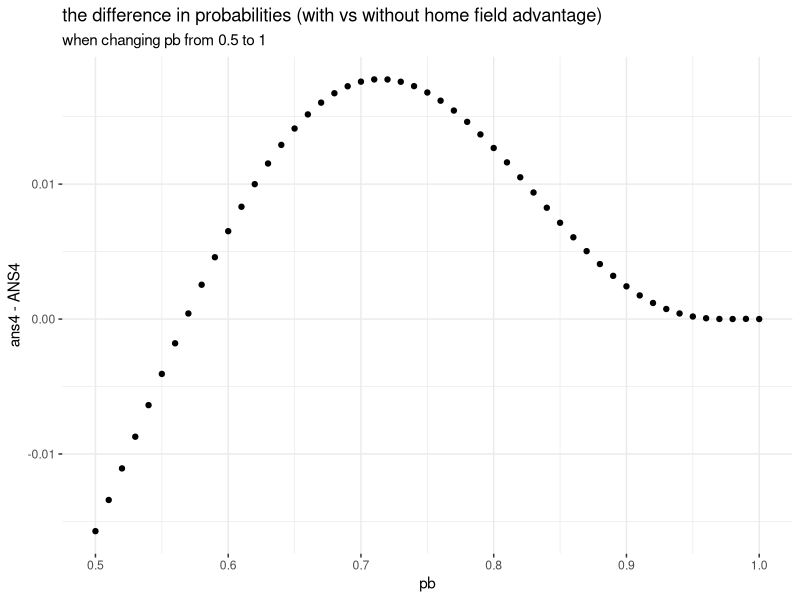
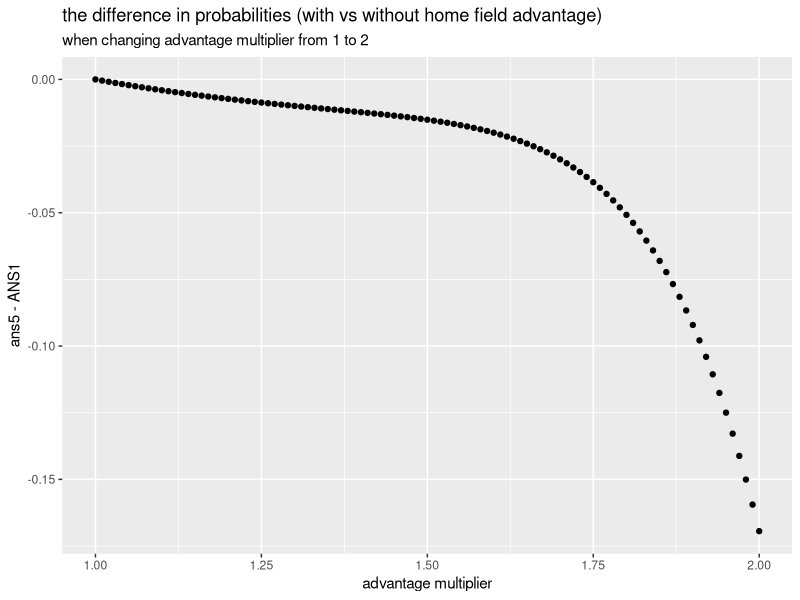

Recreate these plots in R, in order.
## ---- chunk 1
library(dplyr)
library(data.table)
library(ggplot2)
## ---- chunk 2
# Set probability
pb <- 0.55
advantage_multiplier <- 1.1  #Set = 1 for no advantage
pbh <- pb*advantage_multiplier
pba <- 1 - (1 - pb)*advantage_multiplier


# 1) With home field advantage
## Get all possible outcomes
apo <- fread("all-possible-world-series-outcomes.csv")

## Home field indicator
hfi <- c(0,0,1,1,1,0,0)  #{NYC, NYC, ATL, ATL, ATL, NYC, NYC}

## Calculate the probability of each possible outcome
apo[, p := NA_real_] # Initialize new column in apo to store prob
for(i in 1:nrow(apo)){
  prob_game <- rep(1, 7)
  for(j in 1:7){
    p_win <- ifelse(hfi[j], pbh, pba)
    prob_game[j] <- case_when(
        apo[i,j,with=FALSE] == "W" ~ p_win
      , apo[i,j,with=FALSE] == "L" ~ 1 - p_win
      , TRUE ~ 1
    )
  }
  apo[i, p := prod(prob_game)] # Data.table syntax
}

## Sanity check: does sum(p) == 1?
#apo[, sum(p)] # This is data.table notation

## Probability of overall World Series outcomes
apo[, sum(p), overall_outcome]

## Braves’ probability of winning
ans1 <- as.numeric(apo[, sum(p), overall_outcome][1,2])
ans1

# 2) Without home field advantage
ANS1 <- pnbinom(3, 4, pb) 
## ---- chunk 3
set.seed(10)
times=10000  # set simulation times

# 1) With home field advantage
result2 <- vector()
for (i in 1:times){
  game2_result <- vector()
  for (j in 1:7) { # j: number of game in one simulation
    p_win2 <- ifelse(hfi[j], pbh, pba) #p_win2: winning probability of each game
    game2_result[j] = rbinom(1, 1, p_win2) #Generate game results based on p_win2. 1 is considered as a win, 0 as a loss
    if (j >= 4) {
      if ((sum(game2_result, na.rm = TRUE) == 4) || (sum(1 - game2_result, na.rm = TRUE) == 4))  {
        break  #One series ends when one side has 4 wins, i.e. one simulation ends
      }
    }
  }
  #print(game2_result)  # see one series game result
  result2[i]=ifelse(sum(game2_result)==4,1,0) # Final results of all simulations
}
(ans2 <- mean(result2))
## ---- chunk 4
set.seed(20)
# 2) Without home field advantage
RESULT2 <- vector()
for (i in 1:times){
  game2_result <- vector()
  for (j in 1:7) { 
    game2_result[j] = rbinom(1, 1, pb)
    if (j >= 4) {
      if ((sum(game2_result, na.rm = TRUE) == 4) || (sum(1 - game2_result, na.rm = TRUE) == 4))  {
        break 
      }
    }
  }
  RESULT2[i]=ifelse(sum(game2_result)==4,1,0)
}
(ANS2 <- mean(RESULT2))
## ---- chunk 5
# 1) With home field advantage
(abs_err_withHFA <- abs(ans2-ans1))
(rel_err_withHFA <- abs(ans2-ans1)/ans1)

#2) Without home field advantage
(abs_err_NoHFA <- abs(ANS2-ANS1))
(rel_err_NoHFA <- abs(ANS2-ANS1)/ANS1)
## ---- chunk 6
PB <- seq(0.5,1,by = 0.01)

## 1) With home field advantage
apo[, p := NA_real_] 
ans4 <- vector()
for (k in seq_along(PB)){
  advantage_multiplier <- 1.1  #Set = 1 for no advantage
  PBH <- PB[k]*advantage_multiplier
  PBA <- 1 - (1 - PB[k])*advantage_multiplier
  for(i in 1:nrow(apo)){
    prob_game <- rep(1, 7)
    for(j in 1:7){
      p_win <- ifelse(hfi[j], PBH, PBA)
      prob_game[j] <- case_when(
          apo[i,j,with=FALSE] == "W" ~ p_win
        , apo[i,j,with=FALSE] == "L" ~ 1 - p_win
        , TRUE ~ 1
      )
    }
    apo[i, p := prod(prob_game)] 
  }
  ans4[k] <- as.numeric(apo[, sum(p), overall_outcome][1,2])
}

#2) Without home field advantage
ANS4 <- pnbinom(3, 4, PB) 
## ---- chunk 7
# Creat a point plot
ggplot()+
  geom_point(aes(x=PB,y=ans4-ANS4))+
  labs(title = 'the difference in probabilities (with vs without home field advantage)',
       subtitle = 'when changing pb from 0.5 to 1',
       x='pb')+
  theme_bw()+
  theme(panel.border = element_blank()) 

# Find the max Coordinates
max(ans4-ANS4)
PB[which(near(ans4-ANS4,0.01775953))]
## ---- chunk 8
## 1) With home field advantage
advantage_multiplier <- seq(1,2,by = 0.01)
apo[, p := NA_real_] 
ans5 <- vector()
for (m in seq_along(advantage_multiplier)){
  PBH <- pb*advantage_multiplier[m]
  PBA <- 1 - (1 - pb)*advantage_multiplier[m]
  for(i in 1:nrow(apo)){
    prob_game <- rep(1, 7)
    for(j in 1:7){
      p_win <- ifelse(hfi[j], PBH, PBA)
      prob_game[j] <- case_when(
          apo[i,j,with=FALSE] == "W" ~ p_win
        , apo[i,j,with=FALSE] == "L" ~ 1 - p_win
        , TRUE ~ 1
      )
    }
    apo[i, p := prod(prob_game)] 
  }
  ans5[m] <- as.numeric(apo[, sum(p), overall_outcome][1,2])
}
## ---- chunk 9
# Creat a point plot
ggplot()+
  geom_point(aes(x=advantage_multiplier,y=ans5-ANS1))+
  labs(title = 'the difference in probabilities (with vs without home field advantage)',
       subtitle = 'when changing advantage multiplier from 1 to 2',
       x='advantage multiplier')
